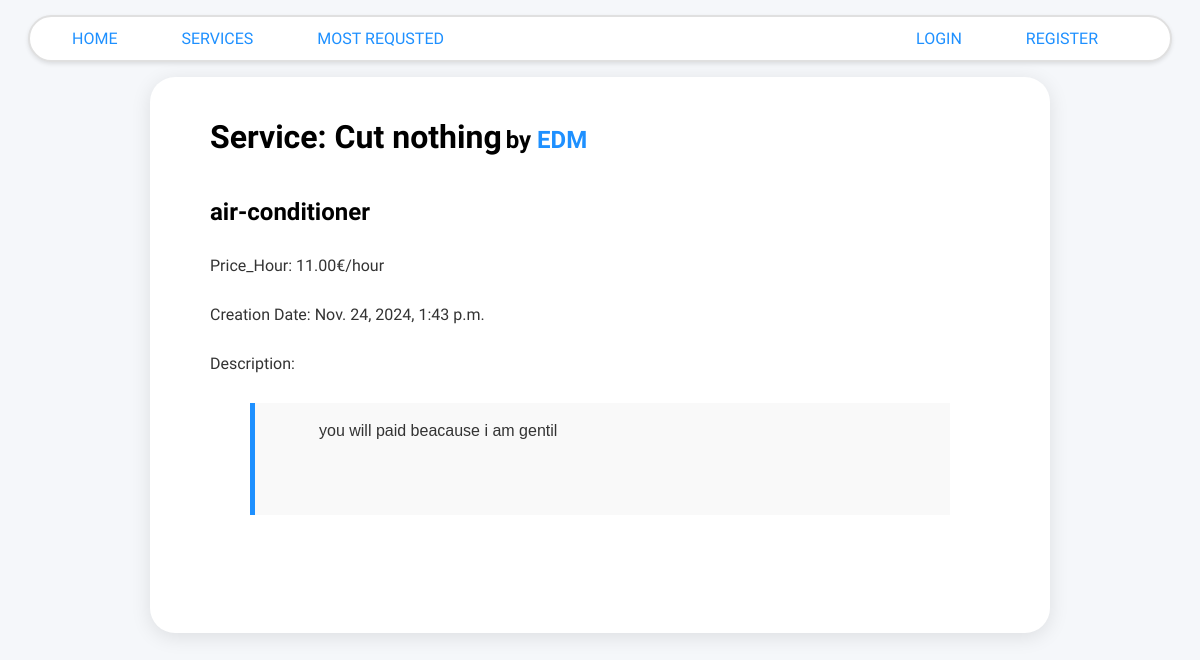
Screenshot of /services/5 with the database file from the repository.
### services/models.py (models this page shows, shortened)
class Service(models.Model):
    company = models.ForeignKey(Company, on_delete=models.CASCADE)
    name = models.CharField(max_length=40)
    description = models.TextField()
    price_hour = models.DecimalField(decimal_places=2, max_digits=100)
    rating = models.IntegerField(validators=[MinValueValidator(
        0), MaxValueValidator(5)], default=0)
    nb_client_rating = models.IntegerField(default=0, null=False)
    nb_total_rating= models.IntegerField(default=0, null=False)
    choices = FIELD_CHOICE
    field = models.CharField(max_length=30, blank=False,
                             null=False, choices=choices)
    date = models.DateTimeField(auto_now=True, null=False)
    nb_request=models.IntegerField(default=0, null=False)

### users/models.py (models this page shows, shortened)
class Company(models.Model):
    user = models.OneToOneField(
    User, on_delete=models.CASCADE, primary_key=True)
    field = models.CharField(max_length=70, choices=(('Air Conditioner', 'Air Conditioner'),
                                                     ('All in One', 'All in One'),
                                                     ('Carpentry', 'Carpentry'),
                                                     ('Electricity',
                                                      'Electricity'),
                                                     ('Gardening', 'Gardening'),
                                                     ('Home Machines',
                                                      'Home Machines'),
                                                     ('House Keeping',
                                                      'House Keeping'),
                                                     ('Interior Design',
                                                      'Interior Design'),
                                                     ('Locks', 'Locks'),
                                                     ('Painting', 'Painting'),
                                                     ('Plumbing', 'Plumbing'),
                                                     ('Water Heaters', 'Water Heaters')), blank=False, null=False)
    rating = models.IntegerField(
        validators=[MaxValueValidator(5), MinValueValidator(0)], default=0)

class User(AbstractUser):
    is_company = models.BooleanField(default=False)
    is_customer = models.BooleanField(default=False)
    birth=models.DateField(null=True, default='2000-01-01')
    email = models.CharField(max_length=100, unique=True)

### services/views.py (the view)
# urls.py: path('<int:id>', v.index, name='index'),
def index(request, id):
    service = Service.objects.get(id=id)
    return render(request, 'services/single_service.html', {'service': service})

### services/templates/services/single_service.html (shortened to what this page needs)
{% extends 'main/base.html' %}
{% block content %}
    <div class='service_info_header'>
        <h1>Service: {{service.name}}</h1>
        <h2 style="text-align: right;">by <a href="/company/{{service.company.user}}">{{service.company.user}}</a></h2>
    </div>
    <h2>{{service.field}}</h2>
    <p style="text-align: left;">Price_Hour: {{service.price_hour}}€/hour</p>
    <p style="text-align: left;">Creation Date: {{service.date}}</p>
    <p style="text-align: left;">Description:<blockquote border="2">{{service.description}}</blockquote>
    <p style="text-align: center;">
{% endblock %}

### static/css/style.css (style rules this page uses)
body { background: #f5f7fa; font-family: 'Lexend Exa', sans-serif; padding: 0; margin: 0; }
a { color: #1e90ff; text-decoration: none; }
.content p { text-align: center; margin: 30px 0px; white-space: pre-line; color: #333333; }
.service_info_header { display: block ruby; }
blockquote { min-height: 5em; padding: 1em 4em; font: 1em/150% sans-serif; position: sticky; background-color: #f9f9f9; border-left: 5px solid #1e90ff; color: #333333; }

### rows the page displays
Service: name "Cut nothing", company.user "EDM", field "air-conditioner", price_hour "11.00", date "Nov. 24, 2024, 1:43 p.m.", description "you will paid beacause i am gentil"
